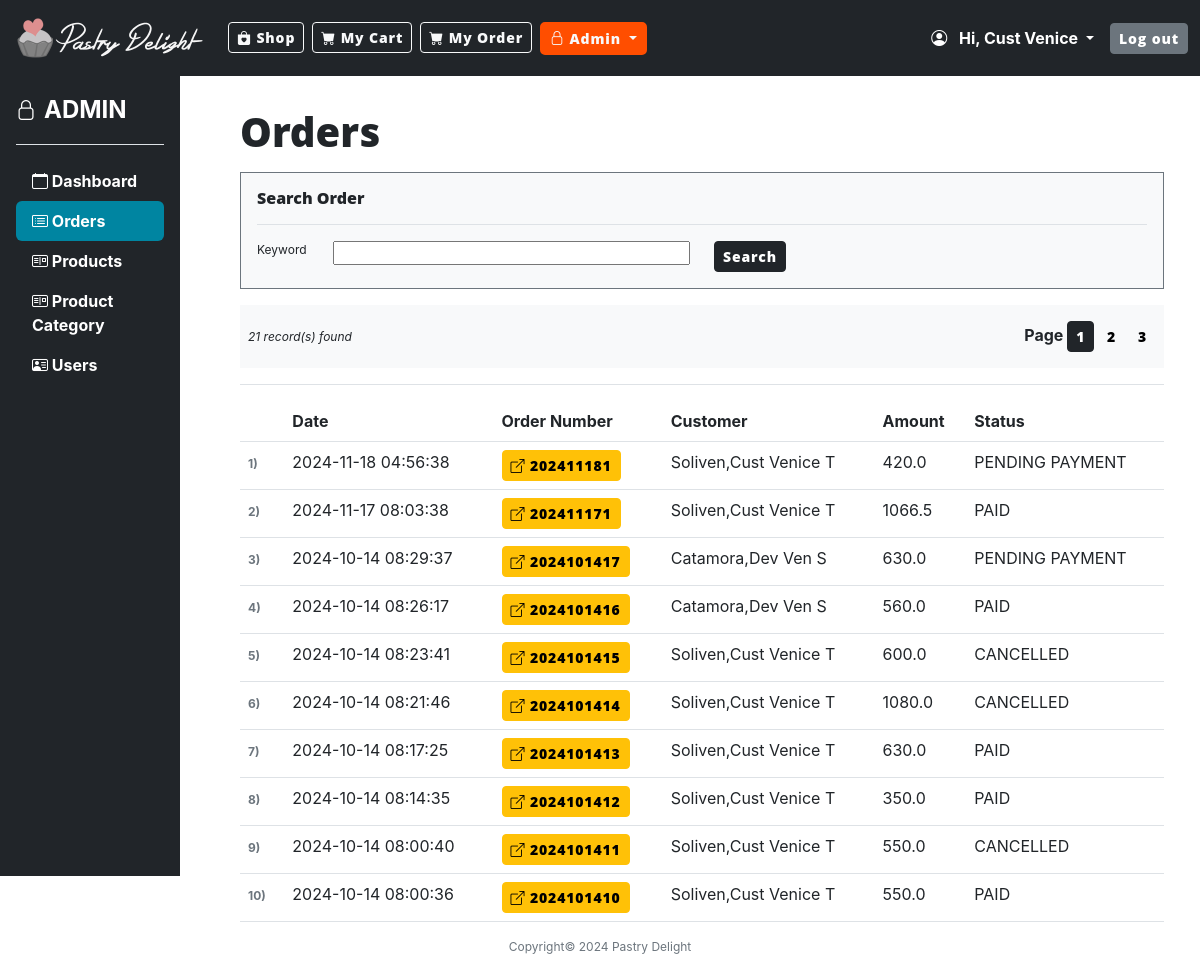
Page /admin_order (signed in) on the committed database.
### model.py (models this page shows, shortened)
class User(UserMixin, db.Model):
    __tablename__ = "user"
    id: Mapped[int] = mapped_column(Integer, primary_key=True)
    email: Mapped[str] = mapped_column(String(100), unique=True, nullable=False)
    fname: Mapped[str] = mapped_column(String(100), nullable=False)
    mname: Mapped[str] = mapped_column(String(100), nullable=False)
    lname: Mapped[str] = mapped_column(String(100), nullable=False)
    contact_no: Mapped[str] = mapped_column(String(100), nullable=False)
    address: Mapped[str] = mapped_column(String(250), nullable=False)
    postal_code: Mapped[str] = mapped_column(String(100), nullable=False)
    country: Mapped[str] = mapped_column(String(100), nullable=False)
    password: Mapped[str] = mapped_column(String(250), nullable=False)
    status: Mapped[str] = mapped_column(String(20))
    created_date: Mapped[datetime] = mapped_column(DateTime(timezone=False), server_default=func.now(), nullable=False)
    orders = relationship("OrderHeader", back_populates="created_by")
    products = relationship("Product", back_populates="created_by")

class OrderHeader(db.Model):
    __tablename__ = "order_header"
    id: Mapped[int] = mapped_column(primary_key=True)
    order_num: Mapped[str] = mapped_column(String(20))
    order_date: Mapped[datetime] = mapped_column(DateTime(timezone=False), server_default=func.now(), nullable=False)
    order_by: Mapped[str] = mapped_column(String(250), nullable=False)
    address: Mapped[str] = mapped_column(String(250), nullable=False)
    postal_code: Mapped[str] = mapped_column(String(20), nullable=False)
    country: Mapped[str] = mapped_column(String(20), nullable=False)
    discount_code: Mapped[str] = mapped_column(String(20), nullable=False)
    discount_total: Mapped[float] = mapped_column(Float)
    discount_percent: Mapped[float] = mapped_column(Float)
    subtotal: Mapped[float] = mapped_column(Float)
    total: Mapped[float] = mapped_column(Float)
    status: Mapped[str] = mapped_column(String(100))
    stripe_session_id: Mapped[str] = mapped_column(String(250), nullable=True)
    paid_date: Mapped[datetime] = mapped_column(DateTime(timezone=False), nullable=True)
    completion_date: Mapped[datetime] = mapped_column(DateTime(timezone=False), nullable=True)
    user_id: Mapped[int] = mapped_column(ForeignKey("user.id"))
    created_by = relationship("User", back_populates="orders")

### main.py (the view)
@app.route("/admin_order", methods=["GET", "POST"])
@admin_only
def admin_order():
    if not current_user.is_authenticated:
        flash('Please log in first to see orders.', 'error')
        return redirect(url_for('login'))
    user_access = db_connect.get_user_access(**{'user_id': current_user.id, 'user_group_id': 1})
    if not user_access:
        flash("Product catalog inaccessible.", 'error')
        return redirect(url_for('home'))
    form = SearchForm()
    page = request.args.get('page', 1, type=int)
    db_connect.records_per_page = RECORDS_PER_PAGE
    if 'search_admin_order_criteria' not in session:
        session['search_admin_order_criteria'] = {
            'keyword': "%%",
        }
    search_criteria = session['search_admin_order_criteria']
    if request.method == "POST":
        page = 1
        search_criteria["keyword"] = f"%{form.keyword.data}%"
        session['search_admin_order_criteria'] = search_criteria
    else:
        get_search_criteria = session['search_admin_order_criteria']
        form.keyword.data = get_search_criteria["keyword"].replace("%", "")
    search_criteria = session['search_admin_order_criteria']
    orders = db_connect.get_orders(keyword=search_criteria['keyword'],page=page)
    return render_template("admin_orders.html", form=form, orders=orders, is_admin=True, now=DATE_NOW)

### form.py
class SearchForm(FlaskForm):
    keyword = StringField('Keyword')
    submit_btn = SubmitField('Search',render_kw={'class':'btn-sm btn-dark'})

### main.py (called while the page is built)
@login_manager.user_loader
def load_user(user_id):
    return db_connect.get_user_details(user_id)

def admin_only(f):
    @wraps(f)
    def decorated_function(*args, **kwargs):
        if not current_user.is_authenticated:
            return redirect(url_for('login'))
        else:
            user_access = db_connect.get_user_access(**{'user_id': current_user.id, 'user_group_id': 1})
            if user_access:
                return f(*args, **kwargs)
            else:
                return redirect(url_for('home'))
    return decorated_function

### model.py (called while the page is built)
    def get_user_details(self, user_id):
        record = self.db.session.execute(db.select(User).where(User.id == user_id)).scalar()
        return record

    def get_user_access(self, **user_details):
        record = UserAccess.query.filter_by(**user_details).scalar()
        return record

    def get_orders(self, keyword, page, **where_cond):
        if keyword != "":
            keyword = f"%{keyword}%"
            record_list = OrderHeader.query.join(User).filter_by(**where_cond).where(
                or_(OrderHeader.order_num.like(keyword), OrderHeader.status.like(keyword), User.fname.like(keyword),
                    User.mname.like(keyword), User.lname.like(keyword))).order_by(
                OrderHeader.order_date.desc()).paginate(page=page, per_page=self.records_per_page)
        else:
            record_list = (OrderHeader.query.filter_by(**where_cond).order_by(OrderHeader.order_date.desc())
                           .paginate(page=page, per_page=self.records_per_page))
        return record_list

### templates/admin_orders.html (shortened to what this page needs)
{% include "header.html" %}
{% from "bootstrap5/form.html" import render_form %}
<main>
    <div class="row">
        <div class="col-md-2">
            {% include "admin_sidebar.html" %}
        </div>
        <div class="col-md-10 px-5 mt-3">
            <h1 class="mt-3">Orders</h1>
            <div class="border border-1 border-secondary bg-light my-3 p-3">
                <h6>Search Order</h6>
                <hr/>
                <div class="fs-7">
                    <form class="form" method="post">
                        <div class="row">
                            <div class="col-md-6">
                                <div class="form-group row">
                                    {{ form.keyword.label(class_="col-sm-2") }}
                                    <div class="col-sm-10">
                                        {{ form.keyword(class_="w-100") }}
                                    </div>
                                </div>
                            </div>
                            <div class="col-md-6">
                                <button type="submit" class="btn btn-sm btn-dark">Search</button>
                            </div>
                        </div>
                    </form>
                </div>
            </div>
            {% if orders.total > 0 %}
            <div class="justify-content-between d-flex align-items-center bg-light px-2">
                <div class="fs-7 fst-italic ">
                    {{ orders.total }} record(s) found
                </div>
                <div class="py-3 fs-6 fw-bold">
                    Page
                    {% for i in range(1,orders.pages+1): %}
                    <a href="{{ url_for('admin_order',page=i) }}"
                       class="btn btn-sm {% if orders.page == i %}btn-dark{%else%} btn-light{%endif%}">
                        {{ i }}
                    </a>
                    {% endfor %}
                </div>
            </div>
            {% endif %}
            <hr/>
            <table class="table fs-6 vh-50 table-hover">
                <thead>
                <tr>
                    <th></th>
                    <th>Date</th>
                    <th>Order Number</th>
                    <th>Customer</th>
                    <th>Amount</th>
                    <th>Status</th>
                </tr>
                </thead>
                <tbody>
                {% if orders.total == 0 %}
                <tr>
                    <td colspan="6">
                        <div class="alert alert-secondary mt-3 fs-6" role="alert">
                            No records found
                        </div>
                    </td>
                </tr>
                {% else %}
                {% for order in orders:%}
                <tr>
                    <td>
                        <span class="fw-bold text-muted fs-7 pe-1">{{ ((orders.page * orders.per_page) - (orders.per_page)) + loop.index }})</span>
                    </td>
                    <td>{{ order.order_date }}</td>
                    <td>
                        <a href="{{ url_for('admin_order_details',order_id=order.id) }}" class="btn btn-sm btn-warning">
                            <i class="bi bi-box-arrow-up-right"></i>
                            {{ order.order_num }}
                        </a>
                    </td>
                    <td>{{ order.created_by.lname }},{{ order.created_by.fname }} {{ order.created_by.mname }}</td>
                    <td>{{ order.total }}</td>
                    <td>{{ order.status }}
                    </td>
                </tr>
                {% endfor %}
                {% endif %}
                </tbody>
            </table>
        </div>
    </div>
</main>
{% include "footer.html" %}

### templates/header.html (shortened to what this page needs)
<!DOCTYPE html>
<html lang="en">
<head>
    {% block styles %}
    {{ bootstrap.load_css() }}
    <link
            href="{{ url_for('static', filename='css/style.css') }}"
            rel="stylesheet"
    />
    <link href="https://cdn.jsdelivr.net/npm/bootstrap-icons/font/bootstrap-icons.css" rel="stylesheet">
    {% endblock %}
</head>
<body>
<nav class="navbar navbar-expand-lg navbar-dark bg-dark">
    <div class="container-fluid">
        <a class="navbar-brand" href="{{ url_for('home') }}">
            <img class="logo" alt="Pastry Delight"
                 src="{{ url_for('static', filename='images/pd_horizontal_white.png') }}">
        </a>
        <div class="collapse navbar-collapse" id="navbarSupportedContent">
            <ul class="navbar-nav mb-2 mb-lg-0">
                <li class="nav nav-item me-2">
                     <a class="btn btn-outline-light btn-sm {% if request.path == '/' %}active{% endif %}" aria-current="page" href="{{ url_for('home') }}">
                        <i class="bi bi-bag-heart-fill"></i>
                        Shop
                    </a>
                </li>
                <li class="nav nav-item me-2">
                    <a class=" btn btn-outline-light btn-sm" aria-current="page" href="{{ url_for('my_cart') }}">
                        <i class="bi bi-cart-fill"></i>
                        My Cart
                    </a>
                </li>
                {% if current_user.is_authenticated %}
                <li class="nav nav-item me-2">
                    <a class=" btn btn-outline-light btn-sm" aria-current="page" href="{{ url_for('order_list') }}">
                        <i class="bi bi-cart-fill"></i>
                        My Order
                    </a>
                </li>
                {% endif %}
            </ul>
            <ul class="navbar-nav me-auto mb-2 mb-lg-0">
                {% if is_admin %}
                <li class="nav-item dropdown">
                    <a class="dropdown-toggle btn btn-outline-light btn-sm {% if '/admin_' in request.path %}active{%
            endif %} " href="#" id="navbarDropdown" role="button"
                       data-bs-toggle="dropdown" aria-expanded="false">
                        <i class="bi bi-lock"></i> Admin
                    </a>
                </li>
                {% endif %}
            </ul>
            <ul class="navbar-nav navbar-right">
                {% if current_user.is_authenticated %}
                <li class="fw-bold text-white me-3 fs-5 nav-item dropdown">
                    <a class="dropdown-toggle text-white fs-6"  role="button"
                       data-bs-toggle="dropdown" aria-expanded="false">
                        <i class="bi bi-person-circle me-2"></i>
                        Hi, {{ current_user.fname }}
                    </a>
                </li>
                <li class="nav-item">
                    <a href="{{ url_for('logout') }}" class="btn btn-secondary btn-sm">Log out</a>
                </li>
                {% endif %}
            </ul>
        </div>
    </div>
</nav>

### rows in the picture
User: fname "Cust Venice"
OrderHeader: user "1", order_date "2024-11-18 04:56:38", order_num "202411181", created_by.lname "Soliven", created_by.fname "Cust Venice", created_by.mname "T", total "420.0", status "PENDING PAYMENT"
OrderHeader: page "2", order_date "2024-11-17 08:03:38", order_num "202411171", created_by.lname "Soliven", created_by.fname "Cust Venice", created_by.mname "T", total "1066.5", status "PAID"
OrderHeader: page "3", order_date "2024-10-14 08:29:37", order_num "2024101417", created_by.lname "Catamora", created_by.fname "Dev Ven", created_by.mname "S", total "630.0", status "PENDING PAYMENT"
OrderHeader: page "4", order_date "2024-10-14 08:26:17", order_num "2024101416", created_by.lname "Catamora", created_by.fname "Dev Ven", created_by.mname "S", total "560.0", status "PAID"
OrderHeader: page "5", order_date "2024-10-14 08:23:41", order_num "2024101415", created_by.lname "Soliven", created_by.fname "Cust Venice", created_by.mname "T", total "600.0", status "CANCELLED"
OrderHeader: page "6", order_date "2024-10-14 08:21:46", order_num "2024101414", created_by.lname "Soliven", created_by.fname "Cust Venice", created_by.mname "T", total "1080.0", status "CANCELLED"
OrderHeader: page "7", order_date "2024-10-14 08:17:25", order_num "2024101413", created_by.lname "Soliven", created_by.fname "Cust Venice", created_by.mname "T", total "630.0", status "PAID"
OrderHeader: page "8", order_date "2024-10-14 08:14:35", order_num "2024101412", created_by.lname "Soliven", created_by.fname "Cust Venice", created_by.mname "T", total "350.0", status "PAID"
OrderHeader: page "9", order_date "2024-10-14 08:00:40", order_num "2024101411", created_by.lname "Soliven", created_by.fname "Cust Venice", created_by.mname "T", total "550.0", status "CANCELLED"
OrderHeader: page "10", order_date "2024-10-14 08:00:36", order_num "2024101410", created_by.lname "Soliven", created_by.fname "Cust Venice", created_by.mname "T", total "550.0", status "PAID"

### other values in the picture
{{ orders.total }} "21"
{{ i }} "1" "2" "3"
{{ now.year }} "2024"
